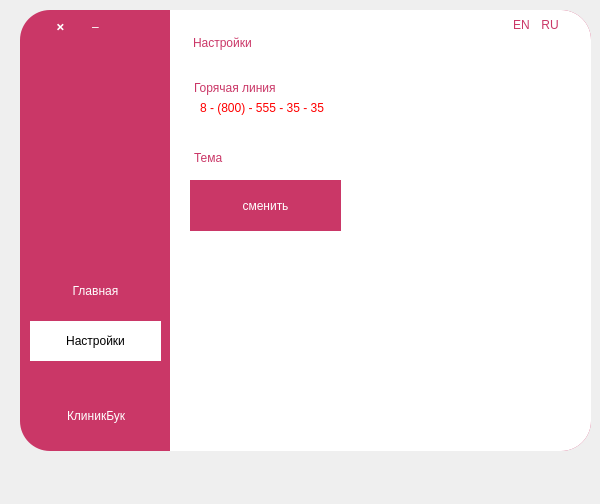
<?xml version="1.0" encoding="UTF-8"?>
<ui version="4.0">
 <class>MainWindow</class>
 <widget class="QWidget" name="MainWindow">
  <property name="geometry">
   <rect>
    <x>0</x>
    <y>0</y>
    <width>600</width>
    <height>504</height>
   </rect>
  </property>
  <property name="windowTitle">
   <string>Form</string>
  </property>
  <widget class="QFrame" name="MainBackground">
   <property name="enabled">
    <bool>true</bool>
   </property>
   <property name="geometry">
    <rect>
     <x>20</x>
     <y>10</y>
     <width>571</width>
     <height>441</height>
    </rect>
   </property>
   <property name="styleSheet">
    <string notr="true">QFrame {
	height:100%; margin:0;
	background-color: #ca3767;
	border-radius: 30px;
}</string>
   </property>
   <property name="frameShape">
    <enum>QFrame::StyledPanel</enum>
   </property>
   <property name="frameShadow">
    <enum>QFrame::Raised</enum>
   </property>
   <widget class="QFrame" name="MainFrame_2">
    <property name="enabled">
     <bool>true</bool>
    </property>
    <property name="geometry">
     <rect>
      <x>510</x>
      <y>0</y>
      <width>61</width>
      <height>441</height>
     </rect>
    </property>
    <property name="cursor">
     <cursorShape>ArrowCursor</cursorShape>
    </property>
    <property name="mouseTracking">
     <bool>false</bool>
    </property>
    <property name="tabletTracking">
     <bool>false</bool>
    </property>
    <property name="focusPolicy">
     <enum>Qt::NoFocus</enum>
    </property>
    <property name="contextMenuPolicy">
     <enum>Qt::DefaultContextMenu</enum>
    </property>
    <property name="acceptDrops">
     <bool>false</bool>
    </property>
    <property name="styleSheet">
     <string notr="true">QFrame {
	border: 0;
	background-color: rgb(255, 255, 255);
	border-radius: 30px; 
}</string>
    </property>
    <property name="inputMethodHints">
     <set>Qt::ImhNone</set>
    </property>
    <property name="frameShape">
     <enum>QFrame::NoFrame</enum>
    </property>
    <property name="frameShadow">
     <enum>QFrame::Raised</enum>
    </property>
   </widget>
   <widget class="QFrame" name="LogoType">
    <property name="geometry">
     <rect>
      <x>10</x>
      <y>390</y>
      <width>31</width>
      <height>31</height>
     </rect>
    </property>
    <property name="styleSheet">
     <string notr="true">QFrame {
	background-color: rgba(255, 255, 255, 0);
	image: url(:/appIcon.png);
}</string>
    </property>
    <property name="frameShape">
     <enum>QFrame::StyledPanel</enum>
    </property>
    <property name="frameShadow">
     <enum>QFrame::Raised</enum>
    </property>
   </widget>
   <widget class="QLabel" name="TextLogoType">
    <property name="geometry">
     <rect>
      <x>47</x>
      <y>395</y>
      <width>101</width>
      <height>21</height>
     </rect>
    </property>
    <property name="styleSheet">
     <string notr="true">QFrame {
	background-color: 0;
	color: white;
	font: 500 12pt &quot;Montserrat Medium&quot;;	
}
</string>
    </property>
    <property name="text">
     <string>КлиникБук</string>
    </property>
   </widget>
   <widget class="QFrame" name="MainFrame">
    <property name="enabled">
     <bool>true</bool>
    </property>
    <property name="geometry">
     <rect>
      <x>150</x>
      <y>0</y>
      <width>391</width>
      <height>481</height>
     </rect>
    </property>
    <property name="autoFillBackground">
     <bool>false</bool>
    </property>
    <property name="styleSheet">
     <string notr="true">QFrame {
	background-color: white;
	border: 0;
	border-radius: 0;
}</string>
    </property>
    <property name="locale">
     <locale language="Russian" country="Russia"/>
    </property>
    <property name="inputMethodHints">
     <set>Qt::ImhHiddenText</set>
    </property>
    <property name="frameShape">
     <enum>QFrame::StyledPanel</enum>
    </property>
    <property name="frameShadow">
     <enum>QFrame::Raised</enum>
    </property>
    <widget class="QLabel" name="GetNunbmer">
     <property name="geometry">
      <rect>
       <x>24</x>
       <y>67</y>
       <width>171</width>
       <height>21</height>
      </rect>
     </property>
     <property name="styleSheet">
      <string notr="true">QFrame {
	background-color: 0;
	color: #ca3767;
	font: 500 9pt &quot;Montserrat Medium&quot;;	
}
</string>
     </property>
     <property name="text">
      <string>Горячая линия</string>
     </property>
    </widget>
    <widget class="QLabel" name="Setting">
     <property name="geometry">
      <rect>
       <x>23</x>
       <y>17</y>
       <width>191</width>
       <height>31</height>
      </rect>
     </property>
     <property name="styleSheet">
      <string notr="true">QFrame {
	background-color: 0;
	color: #ca3767;
	font: 500 16pt &quot;Montserrat Medium&quot;;	
}
</string>
     </property>
     <property name="text">
      <string>Настройки</string>
     </property>
    </widget>
    <widget class="QLabel" name="DateUser">
     <property name="geometry">
      <rect>
       <x>24</x>
       <y>137</y>
       <width>171</width>
       <height>21</height>
      </rect>
     </property>
     <property name="styleSheet">
      <string notr="true">QFrame {
	background-color: 0;
	color: #ca3767;
	font: 500 9pt &quot;Montserrat Medium&quot;;	
}
</string>
     </property>
     <property name="text">
      <string>Тема</string>
     </property>
    </widget>
    <widget class="QPushButton" name="ThemeChange">
     <property name="geometry">
      <rect>
       <x>20</x>
       <y>170</y>
       <width>151</width>
       <height>51</height>
      </rect>
     </property>
     <property name="styleSheet">
      <string notr="true">QPushButton {
	background-color: #ca3767;
	color: white;
	border: 0;
	font: 500 10pt &quot;Montserrat Medium&quot;;	
}

QPushButton:hover {
	background-color: #CA378A;
}</string>
     </property>
     <property name="text">
      <string>сменить</string>
     </property>
    </widget>
    <widget class="QLabel" name="Number">
     <property name="geometry">
      <rect>
       <x>30</x>
       <y>90</y>
       <width>141</width>
       <height>16</height>
      </rect>
     </property>
     <property name="styleSheet">
      <string notr="true">QFrame {
	background-color: 0;
	color: red;
	font: 500 9pt &quot;Montserrat Medium&quot;;	
}
</string>
     </property>
     <property name="text">
      <string>8 - (800) - 555 - 35 - 35</string>
     </property>
    </widget>
    <widget class="QWidget" name="horizontalLayoutWidget">
     <property name="geometry">
      <rect>
       <x>340</x>
       <y>0</y>
       <width>51</width>
       <height>31</height>
      </rect>
     </property>
     <layout class="QHBoxLayout" name="horizontalLayout">
      <item>
       <widget class="QPushButton" name="rubutton_2">
        <property name="styleSheet">
         <string notr="true">QPushButton {
	border: 0;
	color: #ca3767;
	font: 9pt &quot;Montserrat&quot;;
}

QPushButton:hover {
	background-color: #CA378A;
	border-radius: 2px;
	color: white;
}</string>
        </property>
        <property name="text">
         <string>EN</string>
        </property>
       </widget>
      </item>
      <item>
       <widget class="QPushButton" name="rubutton">
        <property name="styleSheet">
         <string notr="true">QPushButton {
	border: 0;
	color: #ca3767;
	font: 9pt &quot;Montserrat&quot;;
}

QPushButton:hover {
	background-color: #CA378A;
	border-radius: 2px;
	color: white;
}</string>
        </property>
        <property name="text">
         <string>RU</string>
        </property>
       </widget>
      </item>
     </layout>
    </widget>
   </widget>
   <widget class="QWidget" name="verticalLayoutWidget">
    <property name="geometry">
     <rect>
      <x>0</x>
      <y>30</y>
      <width>151</width>
      <height>361</height>
     </rect>
    </property>
    <layout class="QVBoxLayout" name="verticalLayout" stretch="0,0,0,0,0">
     <property name="spacing">
      <number>0</number>
     </property>
     <property name="sizeConstraint">
      <enum>QLayout::SetDefaultConstraint</enum>
     </property>
     <property name="leftMargin">
      <number>10</number>
     </property>
     <property name="rightMargin">
      <number>10</number>
     </property>
     <property name="bottomMargin">
      <number>0</number>
     </property>
     <item>
      <spacer name="verticalSpacer">
       <property name="orientation">
        <enum>Qt::Vertical</enum>
       </property>
       <property name="sizeHint" stdset="0">
        <size>
         <width>20</width>
         <height>40</height>
        </size>
       </property>
      </spacer>
     </item>
     <item>
      <widget class="QPushButton" name="HomeButton">
       <property name="styleSheet">
        <string notr="true">QPushButton {
	color: white;
	border: 0;
	height: 40;
}

QPushButton:hover {
	color: black;
	background-color: white;
	border: 2px solid white;
}

</string>
       </property>
       <property name="text">
        <string>Главная</string>
       </property>
      </widget>
     </item>
     <item>
      <spacer name="verticalSpacer_3">
       <property name="orientation">
        <enum>Qt::Vertical</enum>
       </property>
       <property name="sizeType">
        <enum>QSizePolicy::Fixed</enum>
       </property>
       <property name="sizeHint" stdset="0">
        <size>
         <width>20</width>
         <height>10</height>
        </size>
       </property>
      </spacer>
     </item>
     <item>
      <widget class="QPushButton" name="SettingButton">
       <property name="styleSheet">
        <string notr="true">QPushButton {
	color: black;
	background-color: white;
	height: 40;
	border: 0;
}
</string>
       </property>
       <property name="text">
        <string>Настройки</string>
       </property>
      </widget>
     </item>
     <item>
      <spacer name="verticalSpacer_2">
       <property name="orientation">
        <enum>Qt::Vertical</enum>
       </property>
       <property name="sizeType">
        <enum>QSizePolicy::Fixed</enum>
       </property>
       <property name="sizeHint" stdset="0">
        <size>
         <width>20</width>
         <height>40</height>
        </size>
       </property>
      </spacer>
     </item>
    </layout>
   </widget>
   <widget class="QPushButton" name="CloseProgram">
    <property name="geometry">
     <rect>
      <x>25</x>
      <y>1</y>
      <width>31</width>
      <height>31</height>
     </rect>
    </property>
    <property name="styleSheet">
     <string notr="true">QPushButton {
	border: 0;
	color: white;
	font: 15pt &quot;Segoe UI&quot;;
}

QPushButton:hover {
	border-radius: 7px;
	background-color: #a85973;
}
</string>
    </property>
    <property name="text">
     <string>🞬</string>
    </property>
   </widget>
   <widget class="QPushButton" name="HideProgram">
    <property name="geometry">
     <rect>
      <x>60</x>
      <y>1</y>
      <width>31</width>
      <height>31</height>
     </rect>
    </property>
    <property name="cursor">
     <cursorShape>ArrowCursor</cursorShape>
    </property>
    <property name="contextMenuPolicy">
     <enum>Qt::DefaultContextMenu</enum>
    </property>
    <property name="styleSheet">
     <string notr="true">QPushButton {
	border: 0;
	color: white;
	font: 900 15pt &quot;Segoe UI&quot;;
}

QPushButton:hover {
	border-radius: 7px;
	background-color: #a85973;
}</string>
    </property>
    <property name="text">
     <string>–</string>
    </property>
    <property name="checkable">
     <bool>false</bool>
    </property>
    <property name="checked">
     <bool>false</bool>
    </property>
    <property name="autoRepeat">
     <bool>false</bool>
    </property>
    <property name="autoExclusive">
     <bool>false</bool>
    </property>
    <property name="autoDefault">
     <bool>false</bool>
    </property>
   </widget>
  </widget>
 </widget>
 <resources>
  <include location="source.qrc"/>
 </resources>
 <connections/>
</ui>
